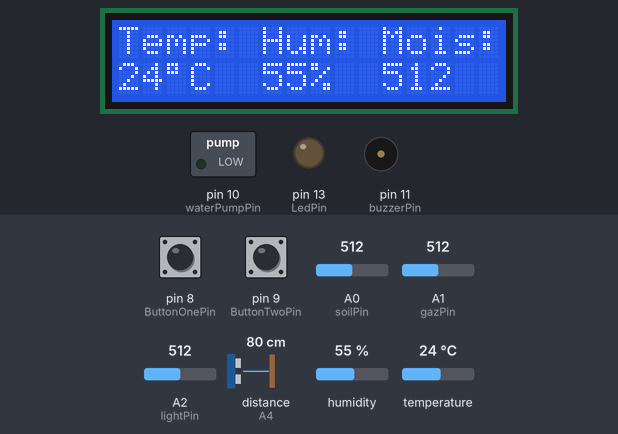
A sketch run on a simulated Arduino Uno, built with avr-gcc and run on an emulated ATmega328P. Parts: 16×2 character LCD, switched loads named in the sketch (green lamp = pin HIGH), output pins drawn as LEDs (lit = HIGH), buzzer (waves = sounding, pin HIGH). Inputs (shaded band) come from the test bench; at power-on: pin 8 (ButtonOnePin) LOW, pin 9 (ButtonTwoPin) LOW, distance to the obstacle (sensor on A4) 80 cm, A0 (soilPin) = 512, A1 (gazPin) = 512, A2 (lightPin) = 512, humidity 55 %, temperature 24 °C. The echo pulse lasts 58.3 µs per cm; what the sketch prints to the serial monitor is not drawn.

Above: at 3.9 s.
4.0 s: pin 8 (ButtonOnePin) pulled HIGH for 2.2 s
At 6.8 s:
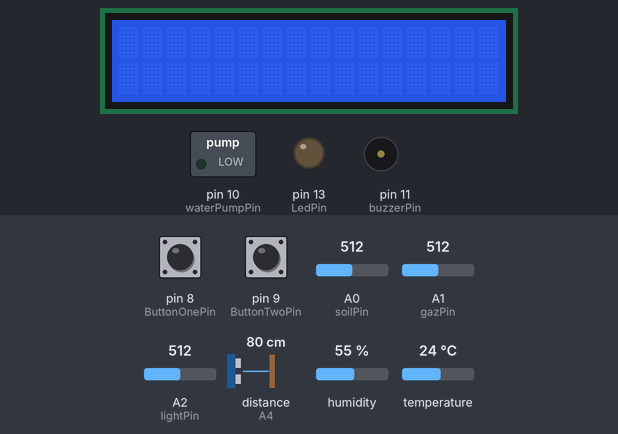
9.1 s: pin 9 (ButtonTwoPin) pulled HIGH for 2.2 s
At 13.3 s:
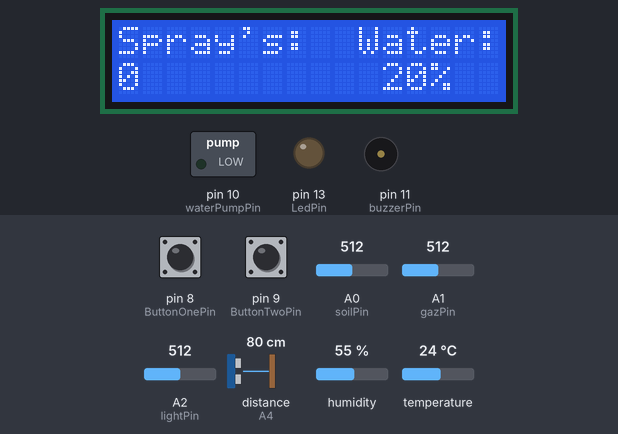
14.3 s: distance to the obstacle (sensor on A4) set to 120 cm
At 16.8 s:
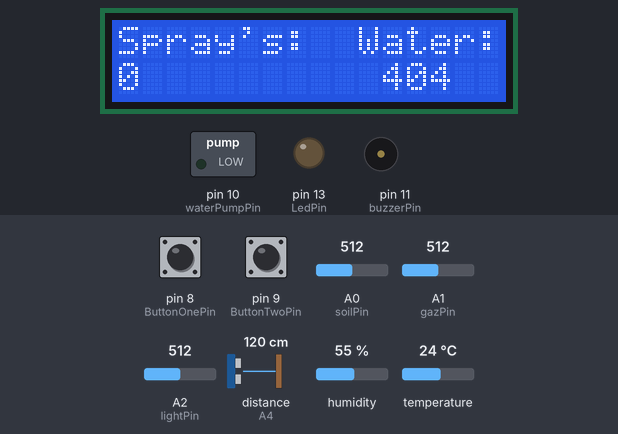
20.7 s: A0 (soilPin) set to 409
At 24.6 s:
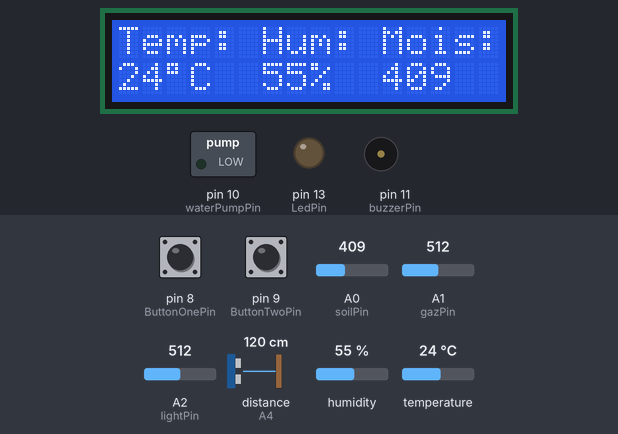
25.6 s: A0 (soilPin) set to 383
At 28.8 s:
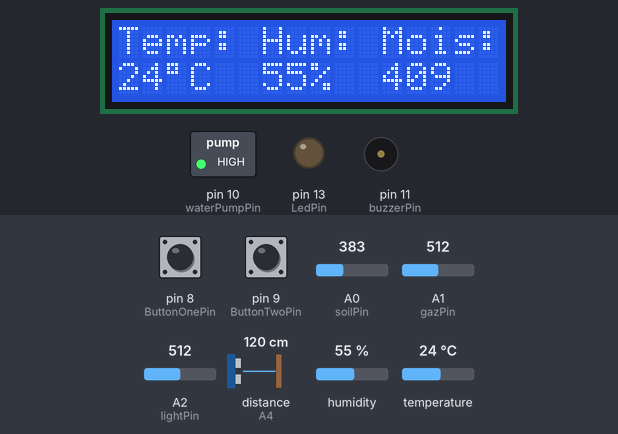
Timing chart, 0 to 30.3 s (numbered marks = the images above; inputs shaded):
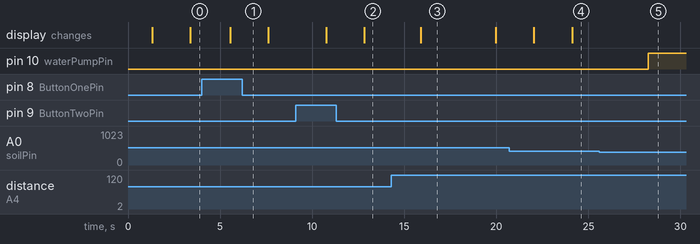

Measured:
- the behaviour switches between 400 and 399 on A0 (soilPin) (found by bisection; images 4 and 5)
- after the input at 4.0 s, the display: changes after 1.5 s (image 1)
- after the input at 9.1 s, the display: first changes after 1.7 s (image 2 shows a later state)
- after the input at 14.3 s, the display: changes after 1.6 s (image 3)
- after the input at 20.7 s, the display: first differs from a run without the input after 3.4 s (image 4)
- after the input at 25.6 s, pin 10 (waterPumpPin): LOW → HIGH after 2.6 s
- what the display in image 3 shows lasts 4.1 s, from 15.9 s to 20.0 s

The sketch:

agriculture.ino
```cpp
#include <LiquidCrystal.h>//import the library to control LCD display, this library has been added manually through ZIP file<br>#include
#include <DHT.h>//import library for DHT sensor
//#include <DHT_U.h>
//#include "DHT.h"
#define dht_apin A3 // Analog Pin sensor is connected to A3 for dht11 sensor
#define DHTTYPE DHT11 //create DHT object
DHT dht(dht_apin, DHTTYPE);

LiquidCrystal lcd = LiquidCrystal(2, 3, 4, 5, 6, 7);// create LCD object and connect (2,3,4,5,6,7) to (rs, en, d4, d5, d6, d7) respectively
//declaration of variable for buttond
int LedPin =  13;
const int buzzerPin = 11;
int waterPumpPin=10;// pin on which is connected the relay that command water pump
const int pingPin = A4;//  pin on which ultrasonic sensor is connected
int soilPin = A0; // pin on which moisture sensor is connected
int soilPower = 12;
int ButtonOnePin = 8;  //pin for button 1
int ButtonOneState =LOW ; //one variable to store current button state
int ButtonOnePreviousState = LOW; //one variable to store previous button state
int ButtonTwoPin = 9; // same for button 2
int ButtonTwoState =LOW ;
int ButtonTwoPreviousState = LOW;
unsigned long timeBeginDisplay=0;
int timeDisplayPeriod = 6000; //period the 2nd and 3rd screen are displayed
int valToDisplay = 0; //variable to decide what information is to be displayed
int airTemp; //variable to store air temperature measured by DHT11 sensor
int airHumidity; //variable to store air humidity measured by DHT11 sensor
int count = 0;//counter
int num = 0;// variable to store value of no. of sprays
int rem,dom ;//variable to store value of remaining sprays
int sprayNum=0; //variable to store number of spraying
int pumpOn = false; //variable used for spraying, it stays ON during the spray timing
int MoistureHigh = 800;
int MoistureGood = 710;
int MoistureLow = 630;//threshold that should launch water spray of the plant
long duration;//duration used to check depth
const int depth = 100;//depth of water tank
float cm,level;//variable to store value of water level
int valSoil ;  //variable to store value measured by moisture sensor
int timePeriod = 1000; //variable to store timing in ms, period between each display refresh, a clear is called each time display is called
int humMeasurePeriod=0;
unsigned long currentMillis; //variable to store current timing
unsigned long debutMillis=0; //variable used to store timing at the debut of a period
int timePumpPeriod = 3000; //timing for water spraying
unsigned long timePumpDebut = 0; //variable used to store timing value for the debut of a spraying period
int gazPin = A1; //pin on which is connected gaz sensor
int valGaz ; //variable on which is stored gaz sensor value
int lightPin = A2; //pin on which is connected the photoresistor
int valLight ; //variable on which light value is stored
//function to read moisture sensor value
int readSoil()
{    digitalWrite(soilPower, HIGH);//turn D7 "On"
    delay(250);//wait 10 milliseconds
    valSoil = analogRead(soilPin);//Read the SIG value form sensor
    digitalWrite(soilPower, LOW);//turn D7 "Off"
    return valSoil;//send current moisture value
}

int waterlevel(){
   {
  // The PING))) is triggered by a HIGH pulse of 2 or more seconds.
  // Give a short LOW pulse beforehand to ensure a clean HIGH pulse:
  pinMode(pingPin, OUTPUT);
  digitalWrite(pingPin, LOW);
  delayMicroseconds(500);
  digitalWrite(pingPin, HIGH);
  delayMicroseconds(100);
  digitalWrite(pingPin, LOW);

  // The same pin is used to read the signal from the PING))): a HIGH pulse
  // whose duration is the time (in microseconds) from the sending of the ping
  // to the reception of its echo off of an object.
  pinMode(pingPin, INPUT);
  duration = pulseIn(pingPin, HIGH);
  cm = microsecondsToCentimeters(duration);
  level = ((depth - cm)/depth)*100;
  delay(500);
}
}
long microsecondsToCentimeters(long microseconds) {
  // The speed of sound is 340 m/s or 29 microseconds per centimeter.
  // The ping travels out and back, so to find the distance of the depth of water we
  // take half of the distance travelled.
  return microseconds / 29 / 2;
}
//function to display output of different sensors on com port
int displaycom(){
  Serial.print("No.of Sprays:");
  Serial.print(num);
  Serial.print(" Humidity:");
  Serial.print(airHumidity);// to print humidity on com port
  Serial.print("%  Temperature:");
  Serial.print(airTemp);// to print temperature on com port
  Serial.print("C");
  Serial.print(" Moisture:");
  Serial.print(valSoil);// to print moisture on com port
  Serial.print(" C02:");
  Serial.print(valGaz);// to print CO2 on com port
  Serial.print("PPM  Light:");
  Serial.print(valLight);// to print light amount on com port
  if ((depth - cm)<0){
    Serial.print(" 404 error");
    Serial.println();}
  else{
  Serial.print(" Water:");
  Serial.print(level);// to print water level on com port
  Serial.print("%");
  Serial.println();
   }
  delay(1000);//Wait 1 seconds before accessing sensor again, without timing, sensor measurement is faulty. we commented this delay because this function isn't called often
}


//function called to refresh LCD screen, displaying wanted screen regarding value of variable "valToDisplay"

int toDisplay(){
  lcd.clear(); //clear the screen to remove character that might not be overwritten by new message

  if (valToDisplay == 0){
    lcd.setCursor(0,0); //to put cursor on 1rst character of 1rst line
    lcd.print("Temp:");
    lcd.setCursor(6,0);
    lcd.print("Hum:");
    lcd.setCursor(11,0);
    lcd.print("Mois:");
    lcd.setCursor(0,1); //to put cursor on 1rst character of 2nd line
    lcd.print(airTemp);
    lcd.setCursor(2,1);
    lcd.print((char)223); //special character for temperature
    lcd.print("C");
    lcd.setCursor(6,1);
    lcd.print(airHumidity);
    lcd.setCursor(8,1);
    lcd.print("%");
    lcd.setCursor(11,1);
    lcd.print(valSoil);
  }
  else if (valToDisplay == 1 && (currentMillis-timeBeginDisplay)) {

    lcd.setCursor(0,0); //to put cursor on 1rst character of 1rst line
    lcd.print("C02:");
    lcd.setCursor(10,0);
    lcd.print("Light:");
    lcd.setCursor(0,1); //to put cursor on 1rst character of 2nd line
    lcd.print(valGaz);
    lcd.setCursor(3,1);
    lcd.print("PPM");
    lcd.setCursor(11,1);
    lcd.print(valLight);
    lcd.setCursor(13,1);
    lcd.print("%");
    delay(1000);

  }

   else if (valToDisplay==2 && (currentMillis-timeBeginDisplay)) {
    lcd.setCursor(0,0); //to put cursor on 1rst character of 1rst line
    lcd.print("Spray's:");
    lcd.setCursor(0,1); //to put cursor on 1rst character of 2nd line
    lcd.print(num);
    lcd.setCursor(10,0);
    lcd.print("Water:");
    if((depth - cm)<0)
    {
    lcd.setCursor(11,1);
    lcd.print("404");
    lcd.setCursor(14,1);
    lcd.print("  ");
    }
    else
    {
    lcd.setCursor(11,1);
    lcd.print(level);
    lcd.setCursor(13,1);
    lcd.print("%");
    lcd.setCursor(14,1);
    lcd.print("  ");
    }
    delay(1000);
   }

  if((currentMillis-timeBeginDisplay)>timeDisplayPeriod){ //display original screen when display period is over

      valToDisplay=0;
   //we display in this IF condition the 1rst screen because before there was a blank screen after the timing
    lcd.setCursor(0,0); //to put cursor on 1rst character of 1rst line
    lcd.print("Temp:");
    lcd.setCursor(6,0);
    lcd.print("Hum:");
    lcd.setCursor(11,0);
    lcd.print("Mois:");
    lcd.setCursor(0,1); //to put cursor on 1rst character of 2nd line
    lcd.print(airTemp);
    lcd.setCursor(2,1);
    lcd.print((char)223); //special character for temperature
    lcd.print("C");
    lcd.setCursor(6,1);
    lcd.print(airHumidity);
    lcd.setCursor(8,1);
    lcd.print("%");
    lcd.setCursor(11,1);
    lcd.print(valSoil);
  }
  }
//Function to increase no. of sprays manually
int increase(){

     if (ButtonTwoState == HIGH){
      num = count++;
     }
  if(num>6){// max no of sprays used at a time
        num = 0;
 }}

int waterPump(){//the condition below to command or not the water pump
 if(valSoil<400)
 {
     num = 2;// no of sprays
     while(num>0){
        pumpOn = HIGH;
        digitalWrite( waterPumpPin, HIGH);
        Serial.print("\n");
        Serial.print(" No. of Sprays Rem: ");
        delay(5000);
        digitalWrite( waterPumpPin, LOW);
        delay(1000);
        rem = num-1;
        num--;
        Serial.print(rem);
        if(rem == 0){
           num = 0;
           count=0;
           break;
        } }
  }
}
 //Function to spray water to plants
 int spray(){
 if(ButtonOneState == HIGH){
     while(num>0){
        pumpOn = HIGH;
        digitalWrite( waterPumpPin, HIGH);
        Serial.print("\n");
        Serial.print(" No. of Sprays Rem: ");
        delay(5000);
        digitalWrite( waterPumpPin, LOW);
        delay(1000);
        rem = num-1;
        num--;
        Serial.print(rem);
        if(rem == 0){
           num = 0;
           count=0;
           break;
        } } }
     }
int waterTankAlarm(){
  if (level<10 && level>0){ //when number of spraying is above limit, turn on led to warn user
    digitalWrite(LedPin,HIGH);
    buzz();
    delay(500);
    sprayNum = 0;
  }
  else {
    digitalWrite(LedPin,LOW);
  }
}
int buzz(){
  tone(buzzerPin, 500);
  delay(5000);
  noTone(buzzerPin);
  delay(100);
}
void setup(){
  // put your setup code here, to run once:
  Serial.begin(9600);
  //defining which pin are IN or OUT
  pinMode(LedPin, OUTPUT);
  pinMode(ButtonOnePin, INPUT);
  pinMode(ButtonTwoPin, INPUT);
  pinMode(waterPumpPin, OUTPUT);
  pinMode(pingPin, OUTPUT);
  pinMode(pingPin, INPUT);
  pinMode(buzzerPin, OUTPUT);
  // initialize the lcd
  lcd.begin(16,2);
  lcd.setCursor(0,0);
  //waterPumpPin = HIGH;
  lcd.print("Hello Anmol"); //ready first temperature and humidity from DHT sensor to store value (since this function isn't called often)
  dht.begin();
  readSoil();
  delay(1000);
  lcd.clear();

}
void loop() {  //reading of sensor value and performinf functions
  readSoil();
  valGaz = analogRead(gazPin);
  valLight = analogRead(lightPin);
 // Reading temperature or humidity takes about 250 milliseconds!
 // Sensor readings may also be up to 2 seconds 'old' (its a very slow sensor)
 airHumidity =  dht.readHumidity();
  airTemp =  dht.readTemperature();
  displaycom();
  delay(250);
  currentMillis=millis(); //measurement of current time  //small function to avoid button rebound, when pressing once on the button, arduino reads only one pressing...
  ButtonOneState=digitalRead(ButtonOnePin); //reading of button value

  //Serial.print("Btn 1 val :");
  //Serial.print(ButtonOneState);

  if (ButtonOneState !=ButtonOnePreviousState){ //comparing with previous state
    if (ButtonOneState == HIGH){ //if previous state was 0 and current is 1, then take button pressing in account
      //lcd.setCursor(0,0);
      //lcd.print("Button 1 ");
      delay(100);
      valToDisplay=1;
      timeBeginDisplay=currentMillis;
    }
    ButtonOnePreviousState=ButtonOneState;
  }

 ButtonTwoState=digitalRead(ButtonTwoPin);
  if (ButtonTwoState !=ButtonTwoPreviousState){//same function for button 2 as button 1


    if (ButtonTwoState == HIGH){
      //0lcd.setCursor(0,0);
      //lcd.print("Button 2 ");
      delay(100);
      valToDisplay=2; //particular value for "valToDisplay"
      timeBeginDisplay=currentMillis;

    }
      ButtonTwoPreviousState=ButtonTwoState;
  }
  if(valToDisplay ==2){
    //loop for spray input
    increase();
    }
  spray();
  waterlevel();
  waterPump(); //calling for water pump function which launch spray cycle if needed
  waterTankAlarm();

   //small condition for screen refreshing and measurement of DHT sensor
if (currentMillis-debutMillis>timePeriod){ //end of a period
    debutMillis = currentMillis; //define the begining of a new period
    toDisplay(); //refresh of the screen regarding "valToDisplay" value
    humMeasurePeriod++; //DHT sensor values are measured every 20 times the screens is refreshed
  }
   }
```
